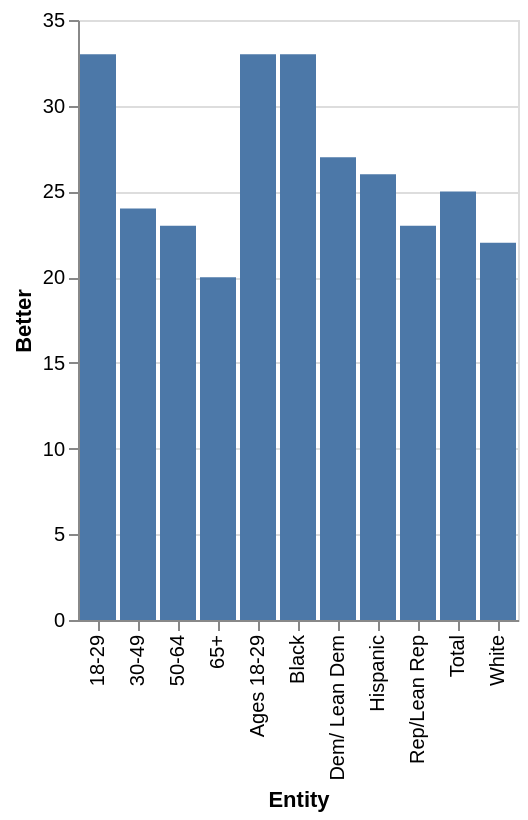

Specify this chart in Vega-Lite:
### Vega-Lite specification from a JSON file in a GitHub repository (floating-point values rounded to 4 significant figures)
{"$schema": "https://vega.github.io/schema/vega-lite/v5.json", "description": "Bar chart auto-generated from CSV", "data": {"values": [{"Entity": "Dem/ Lean Dem", "Better": "27", "the About same": "23", "Worse": "49", "Worse.1": "0"}, {"Entity": "Rep/Lean Rep", "Better": "23", "the About same": "29", "Worse": "47", "Worse.1": "0"}, {"Entity": "Hispanic", "Better": "26", "the About same": "29", "Worse": "44", "Worse.1": "0"}, {"Entity": "Black", "Better": "33", "the About same": "29", "Worse": "37", "Worse.1": "0"}, {"Entity": "White", "Better": "22", "the About same": "25", "Worse": "52", "Worse.1": "0"}, {"Entity": "65+", "Better": "20", "the About same": "27", "Worse": "51", "Worse.1": "0"}, {"Entity": "50-64", "Better": "23", "the About same": "24", "Worse": "52", "Worse.1": "0"}, {"Entity": "30-49", "Better": "24", "the About same": "29", "Worse": "47", "Worse.1": "0"}, {"Entity": "Ages 18-29", "Better": "33", "the About same": "23", "Worse": "43", "Worse.1": "0"}, {"Entity": "18-29", "Better": "33", "the About same": "23", "Worse": "43", "Worse.1": "0"}, {"Entity": "Total", "Better": "25", "the About same": "26", "Worse": "48", "Worse.1": "0"}]}, "mark": "bar", "encoding": {"x": {"field": "Entity", "type": "ordinal"}, "y": {"field": "Better", "type": "quantitative"}}}
